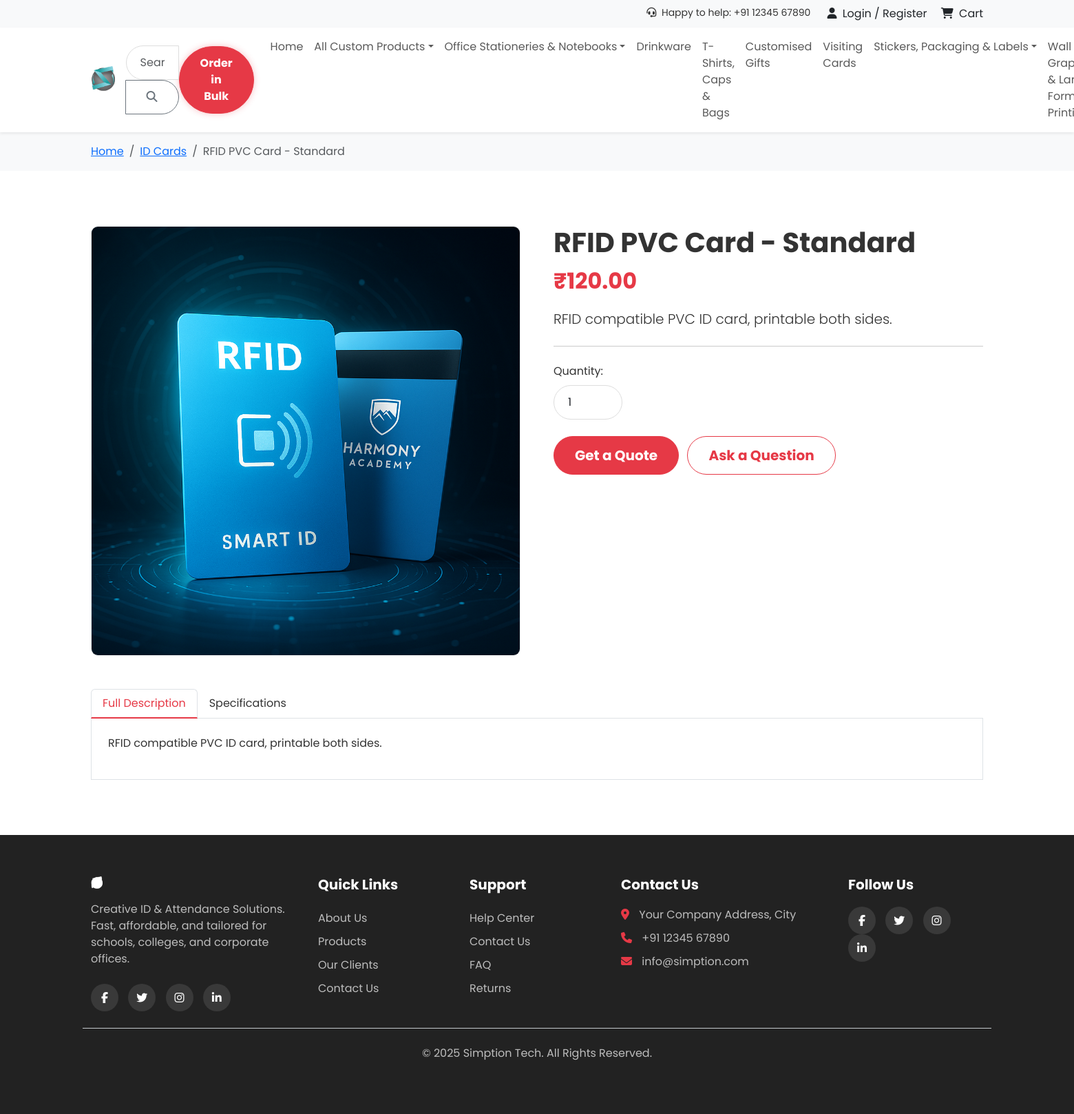
Screenshot of /product.php?id=1 with the database file from the repository.
### tables this page shows
CREATE TABLE IF NOT EXISTS `products` (
  `id` int(11) NOT NULL AUTO_INCREMENT,
  `category_id` int(11) DEFAULT NULL,
  `title` varchar(200) NOT NULL,
  `description` text DEFAULT NULL,
  `price` decimal(10,2) DEFAULT 0.00,
  `image` varchar(255) DEFAULT NULL,
  `created_at` timestamp NOT NULL DEFAULT current_timestamp(),
  `updated_at` timestamp NOT NULL DEFAULT current_timestamp() ON UPDATE current_timestamp(),
  PRIMARY KEY (`id`),
  KEY `idx_title` (`title`),
  KEY `idx_category_id` (`category_id`)
);

### product.php (the view, shortened to what this page needs)
<?php
include 'includes/header.php';
$id = filter_input(INPUT_GET, 'id', FILTER_VALIDATE_INT);
$stmt = $pdo->prepare("SELECT * FROM products WHERE id = ?");
$stmt->execute([$id]);
$product = $stmt->fetch();
?>
<main>
    <section class="py-3" style="background-color: var(--light-gray);">
        <div class="container">
            <nav aria-label="breadcrumb">
                <ol class="breadcrumb mb-0">
                    <li class="breadcrumb-item"><a href="index.php">Home</a></li>
                    <li class="breadcrumb-item"><a href="id-cards.php">ID Cards</a></li>
                    <li class="breadcrumb-item active" aria-current="page"><?php echo htmlspecialchars($product['title']); ?></li>
                </ol>
            </nav>
        </div>
    </section>
    <section class="section-padding">
        <div class="container">
            <div class="row g-5">
                <div class="col-lg-6">
            <div class="product-image-gallery">
                <?php
                    $image_path = 'assets/images/products/' . ($product['image'] ?? 'placeholder.png');
                ?>
                <a href="assets/images/products/<?php echo htmlspecialchars($product['image'] ?? 'placeholder.png'); ?>" class="zoom-link">
                    <img src="<?php echo htmlspecialchars($image_path); ?>"
                        class="main-product-image"
                        data-zoom="assets/images/products/<?php echo htmlspecialchars($product['image'] ?? 'placeholder.png'); ?>"
                        alt="<?php echo htmlspecialchars($product['title']); ?>">
                </a>
            </div>
        </div>
                <div class="col-lg-6">
                    <h1 class="product-page-title"><?php echo htmlspecialchars($product['title']); ?></h1>
                    <p class="product-page-price">₹<?php echo number_format($product['price'], 2); ?></p>
                    <p class="lead"><?php echo htmlspecialchars($product['description']); ?></p>
                    <hr class="my-4">
                    <div class="mb-3">
                        <label for="quantity" class="form-label">Quantity:</label>
                        <input type="number" id="quantity" class="form-control quantity-input" value="1" min="1">
                    </div>
                    <div class="mt-4">
                        <a href="quote.php?product_id=<?php echo $product['id']; ?>" class="btn btn-accent btn-lg">Get a Quote</a>
                        <a href="contact.php" class="btn btn-outline-primary btn-lg ms-2">Ask a Question</a>
                    </div>
                </div>
            </div>
            <div class="row mt-5">
                <div class="col-12">
                    <ul class="nav nav-tabs" id="productTabs" role="tablist">
                        <li class="nav-item" role="presentation">
                            <button class="nav-link active" id="description-tab" data-bs-toggle="tab" data-bs-target="#description" type="button" role="tab">Full Description</button>
                        </li>
                        <li class="nav-item" role="presentation">
                            <button class="nav-link" id="specs-tab" data-bs-toggle="tab" data-bs-target="#specs" type="button" role="tab">Specifications</button>
                        </li>
                    </ul>
                    <div class="tab-content p-4 border border-top-0">
                        <div class="tab-pane fade show active" id="description" role="tabpanel">
                            <p><?php echo nl2br(htmlspecialchars($product['description'])); ?></p>
                        </div>
                    </div>
                </div>
            </div>
        </div>
    </section>
</main>
<?php include 'includes/footer.php'; ?>

### assets/css/styles.css (style rules this page uses)
:root { --primary-color: #e63946; --secondary-color: #333333; --accent-color: #f6d743; --light-gray: #f8f9fa; --dark-color: #222222; --font-heading: 'Poppins', 'Inter', 'Roboto', sans-serif; --font-body: 'Poppins', 'Inter', 'Roboto', sans-serif; }
body { font-family: var(--font-body); color: var(--secondary-color); background-color: #fff; overflow-x: hidden; }
h1, h2, h3, h4, h5, h6 { font-family: var(--font-heading); color: var(--secondary-color); font-weight: 700; }
h1 { font-size: 2.5rem; }
.section-padding { padding: 80px 0; }
.btn { border-radius: 50px; padding: 12px 30px; font-weight: bold; transition: all 0.3s ease; }
.btn-accent { background-color: var(--primary-color); border-color: var(--primary-color); color: #fff; }
.btn-outline-primary { color: var(--primary-color); border-color: var(--primary-color); }
.form-control { padding: 12px 20px; border-radius: 50px; border: 1px solid #ddd; }
.main-product-image { width: 100%; border-radius: 10px; border: 1px solid #eee; }
.product-page-title { font-size: 2.5rem; }
.product-page-price { font-size: 2rem; font-weight: 700; color: var(--primary-color); }
.quantity-input { max-width: 100px; }
.nav-tabs .nav-link { color: var(--secondary-color); }
.nav-tabs .nav-link.active { color: var(--primary-color); border-color: #dee2e6 #dee2e6 var(--primary-color); border-bottom-width: 2px; }

### rows the page displays
products: title "RFID PVC Card - Standard", image (picture), price "120.00", description "RFID compatible PVC ID card, printable both sides."
